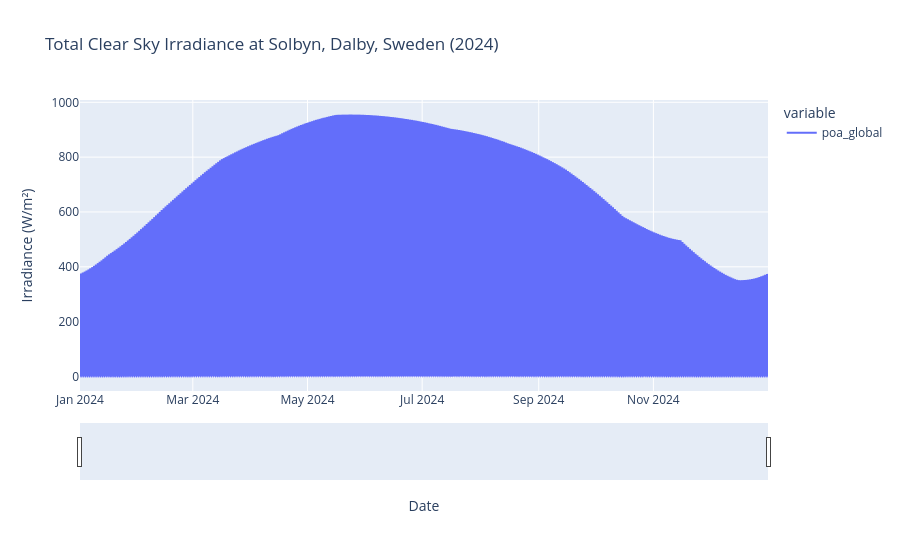

The notebook cell saved with this chart:
### Code cell
import plotly.express as px
import plotly.io as pio

pio.renderers.default = "plotly_mimetype"  # Or PLOTLY_RENDERER=plotly_mimetype

# Assume df is your DataFrame with a tz-aware DatetimeIndex and one or more value columns
x = poa_global.index.tz_convert(TZ).tz_localize(None)
df = poa_global.to_frame(name='poa_global')

fig = px.line(
    df.assign(__x__=x),                 # keep columns, add naive datetime
    x="__x__",                          # x-axis
    y=[c for c in df.columns],          # all numeric columns; or y="y" for single series
    title="Total Clear Sky Irradiance at Solbyn, Dalby, Sweden (2024)",
)
fig.update_layout(
    hovermode="x unified",
    xaxis_title="Date",
    yaxis_title="Irradiance (W/m²)",
    xaxis=dict(rangeslider=dict(visible=True)),  # drag to zoom with slider
)
fig.show()
#fig.write_html("plots/clearsky.html")

### Figure 1 — Plotly figure (JSON) as saved in the notebook; plotly's stock layout.template omitted (floating-point values rounded to 4 significant figures; data arrays with more than 128 entries replaced by an {"elided": "..."} marker saying what was removed)
{"data": [{"hovertemplate": "variable=poa_global<br>__x__=%{x}<br>value=%{y}<extra></extra>", "legendgroup": "poa_global", "line": {"color": "#636efa", "dash": "solid"}, "marker": {"symbol": "circle"}, "mode": "lines", "name": "poa_global", "showlegend": true, "type": "scattergl", "x": {"elided": "8783 str values"}, "xaxis": "x", "y": {"elided": "8783 float values"}, "yaxis": "y"}], "layout": {"hovermode": "x unified", "legend": {"title": {"text": "variable"}, "tracegroupgap": 0}, "title": {"text": "Total Clear Sky Irradiance at Solbyn, Dalby, Sweden (2024)"}, "xaxis": {"anchor": "y", "domain": [0, 1], "rangeslider": {"visible": true}, "title": {"text": "Date"}}, "yaxis": {"anchor": "x", "domain": [0, 1], "title": {"text": "Irradiance (W/m²)"}}}}
